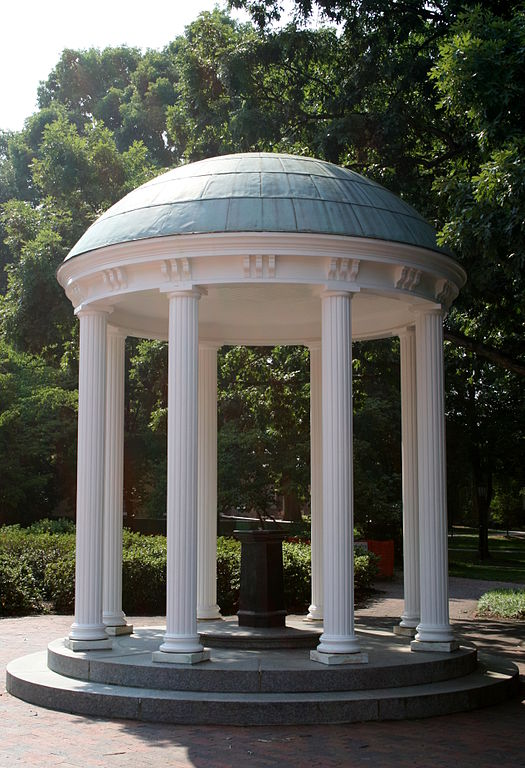
//> input picture assignments/a1/A1_40048235/image_set/oldwell.jpg, 525 x 768 px
$ ./main   (built with g++ and OpenCV 4)
//> lines starting //> are read from the running program, lines starting //| are printed output that depends on the picture
#include <iostream>
#include <opencv2/opencv.hpp>

using namespace std;
using namespace cv;


/**
 * Calculate the difference between two images
 * @param originalImage is the original image
 * @param demosaicImage is the demosaic image
 * @param diffImage is the difference image
 */
void diff(Mat &originalImage, Mat &demosaicImage, Mat &diffImage) {

    originalImage.convertTo(originalImage, CV_32FC3);
    demosaicImage.convertTo(demosaicImage, CV_32FC3);
    diffImage.convertTo(diffImage, CV_32FC3);

    for (int i = 0; i < originalImage.rows; ++i) {
        for (int j = 0; j < originalImage.cols; ++j) {
            Vec3f pixelOriginal = originalImage.at<Vec3f>(i, j);
            Vec3f pixelDemosaic = demosaicImage.at<Vec3f>(i, j);
            Vec3f pixelDiff;
            pixelDiff[0] = sqrt(abs(pixelOriginal[0]*pixelOriginal[0] - pixelDemosaic[0]*pixelDemosaic[0]));
            pixelDiff[1] = sqrt(abs(pixelOriginal[1]*pixelOriginal[1] - pixelDemosaic[1]*pixelDemosaic[1]));
            pixelDiff[2] = sqrt(abs(pixelOriginal[2]*pixelOriginal[2] - pixelDemosaic[2]*pixelDemosaic[2]));
            diffImage.at<Vec3f>(i, j) = pixelDiff;
        }
    }

    originalImage.convertTo(originalImage, CV_8UC3);
    demosaicImage.convertTo(demosaicImage, CV_8UC3);
    diffImage.convertTo(diffImage, CV_8UC3);
}


/**
 * For assignment part one
 * @param originalImage is the original rgb image
 * @param blueImage is the deparatd blue channel image
 * @param greenImage is the separated green channel image
 * @param redImage is the separated red channel image
 */
void partOne(Mat &originalImage, Mat &blueImage, Mat &greenImage, Mat &redImage) {
    Mat demosaicImage;
    // combine three channels to one rgb image
    vector<Mat> rgbImages;
    rgbImages.push_back(blueImage);
    rgbImages.push_back(greenImage);
    rgbImages.push_back(redImage);
    merge(rgbImages, demosaicImage);

    // calculate the square difference
    Mat diffImage = Mat(originalImage.rows, originalImage.cols, 16);
    diff(originalImage, demosaicImage, diffImage);

    // concat images
    Mat concatImage;
    hconcat(originalImage, demosaicImage, concatImage);
    hconcat(concatImage, diffImage, concatImage);

    namedWindow( "Part 1 image", WINDOW_AUTOSIZE );
    imshow("Part 1 image", concatImage);
    imwrite("combined_image_2_p1.jpg", concatImage);
    cout << "p1" << sum(diffImage) << endl;
}


/**
 * part two, do the b-r and g-r first, median filter, then add r back
 * @param originalImage is the original image
 * @param blueImage is the separated blue channel image
 * @param greenImage is the separated green channel image
 * @param redImage is the separated red channel image
 */
void partTwo(Mat &originalImage, Mat &blueImage, Mat &greenImage, Mat &redImage) {
    Mat newB, newG, newR, finalB, finalG, demosaicImage;
    Mat blurB, blurG;
    blueImage.convertTo(newB, CV_32F);
    greenImage.convertTo(newG, CV_32F);
    redImage.convertTo(newR, CV_32F);
    newB -= newR;
    newG -= newR;
    medianBlur(newB, blurB, 5);
    medianBlur(newG, blurG, 5);
    blurB += newR;
    blurG += newR;
    blurB.convertTo(finalB, CV_8U);
    blurG.convertTo(finalG, CV_8U);
    vector<Mat> rgb;
    rgb.push_back(finalB);
    rgb.push_back(finalG);
    rgb.push_back(redImage);
    merge(rgb, demosaicImage);

    // calculate diff
    Mat diffImage = Mat(originalImage.rows, originalImage.cols, 16);
    diff(originalImage, demosaicImage, diffImage);

    // concat images
    Mat concatImage;
    hconcat(originalImage, demosaicImage, concatImage);
    hconcat(concatImage, diffImage, concatImage);

    namedWindow( "Part 2 image", WINDOW_AUTOSIZE );
    imshow("Part 2 image", concatImage);
    imwrite("combined_image_2_p2.jpg", concatImage);
    cout << "p2" << sum(diffImage) << endl;
}


/**
 * Main function
 * @return
 */
int main() {

    // setup the image set path
    String imageDirectory = "image_set/";
    String bayerImageNames[3] = {"crayons_mosaic.bmp", "oldwell_mosaic.bmp", "pencils_mosaic.bmp"};
    String rgbImageNames[3] = {"crayons.jpg", "oldwell.jpg", "pencils.jpg"};
    int testImageIndex = 1; // 0 ~ 2

    // read images
    Mat originalImage = imread(imageDirectory + rgbImageNames[testImageIndex], IMREAD_COLOR);
//> originalImage is the input picture: 768 rows x 525 cols, CV_8UC3; mean B, G, R 85.1, 92.2, 91.5
    Mat bayerImage = imread(imageDirectory + bayerImageNames[testImageIndex], IMREAD_GRAYSCALE);
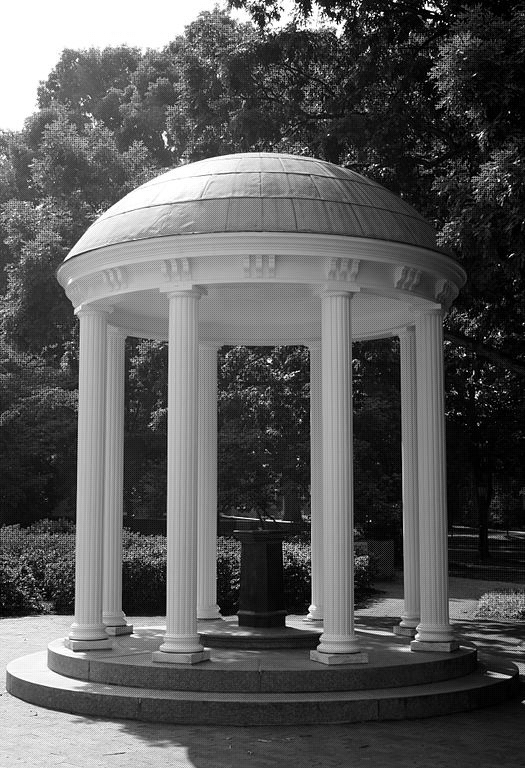
//> input picture assignments/a1/A1_40048235/image_set/oldwell_mosaic.bmp, 525 x 768 px
//> bayerImage is the input picture: 768 rows x 525 cols, CV_8UC1; min 0, max 255, mean 90.1
    if (!originalImage.data || !bayerImage.data) {
        cout << "ERROR: Could not load input image." << endl;
        return -1;
    }

    // separate the b/g/r channels
    Mat partialBlueImage = Mat::zeros(bayerImage.rows, bayerImage.cols, 0);
    for (int i = 0; i < bayerImage.rows; ++i) {
        for (int j = 0; j < bayerImage.cols; ++j) {
            if (0 == i % 2 && 0 == j % 2) {
                partialBlueImage.at<uchar>(i, j) = bayerImage.at<uchar>(i, j);
            }
        }
    }
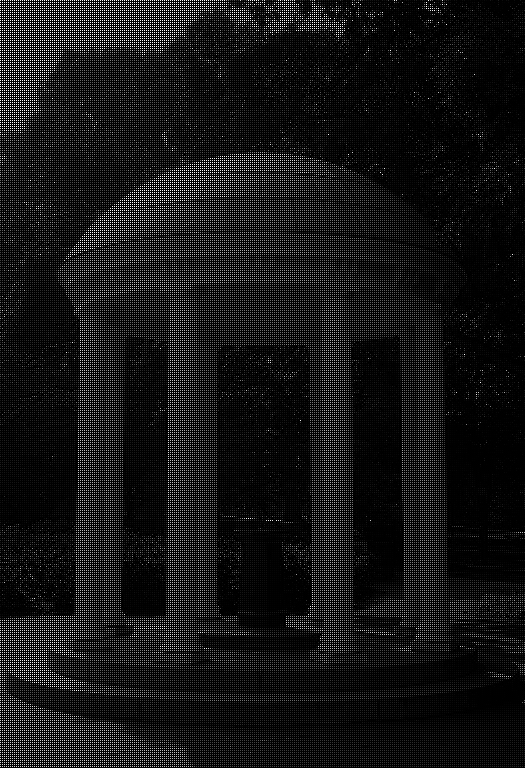
//> partialBlueImage: 768 rows x 525 cols, CV_8UC1; min 0, max 255, mean 21.3
    Mat partialGreenImage = Mat::zeros(bayerImage.rows, bayerImage.cols, 0);
    for (int i = 0; i < bayerImage.rows; ++i) {
        for (int j = 0; j < bayerImage.cols; ++j) {
            if (1 == i % 2 && 1 == j % 2) {
                partialGreenImage.at<uchar>(i, j) = bayerImage.at<uchar>(i, j);
            }
        }
    }
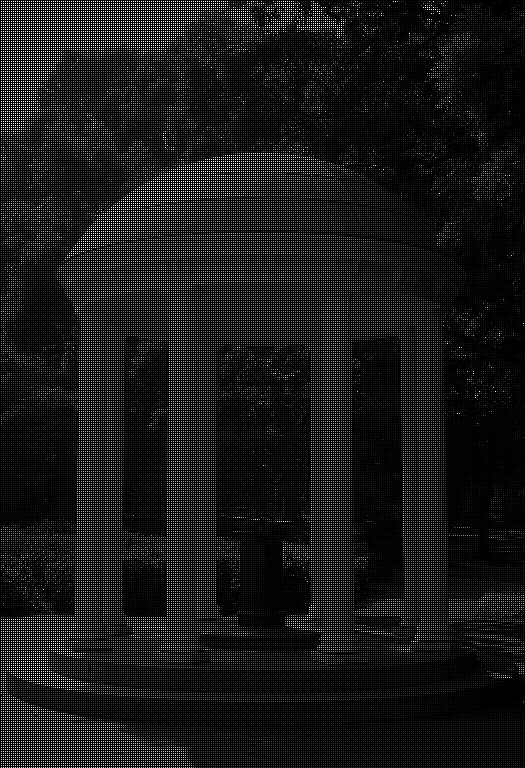
//> partialGreenImage: 768 rows x 525 cols, CV_8UC1; min 0, max 255, mean 23
    Mat partialRedImage = Mat::zeros(bayerImage.rows, bayerImage.cols, 0);
    for (int i = 0; i < bayerImage.rows; ++i) {
        for (int j = 0; j < bayerImage.cols; ++j) {
            if ((0 == i % 2 && 1 == j % 2) || (1 == i % 2 && 0 == j % 2)) {
                partialRedImage.at<uchar>(i, j) = bayerImage.at<uchar>(i, j);
            }
        }
    }
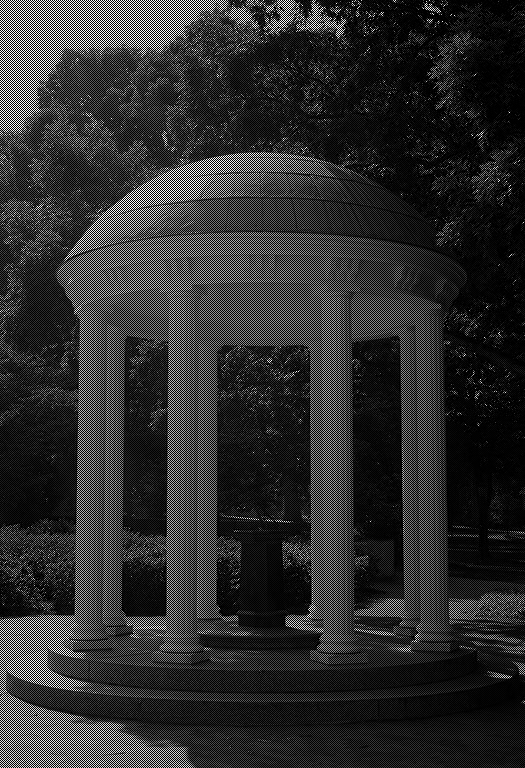
//> partialRedImage: 768 rows x 525 cols, CV_8UC1; min 0, max 255, mean 45.7

    // initialize three kernels
    double blueKernelData[9]  = {1.0/4, 1.0/2, 1.0/4, 1.0/2, 1.0, 1.0/2, 1.0/4, 1.0/2, 1.0/4};
    double greenKernelData[9] = {1.0/4, 1.0/2, 1.0/4, 1.0/2, 1.0, 1.0/2, 1.0/4, 1.0/2, 1.0/4};
    double redKernelData[9]   = {0, 1.0/4, 0, 1.0/4, 1.0, 1.0/4, 0, 1.0/4, 0};

    // generate kernel matrix
    Mat blueKernel  = Mat(3, 3, CV_64F, blueKernelData);
    Mat greenKernel = Mat(3, 3, CV_64F, greenKernelData);
    Mat redKernel   = Mat(3, 3, CV_64F, redKernelData);

    // init relative demosaic images
    Mat demosaicImage, blueImage, greenImage, redImage;
    blueImage  = Mat(bayerImage.rows, bayerImage.cols, 0);
    greenImage = Mat(bayerImage.rows, bayerImage.cols, 0);
    redImage   = Mat(bayerImage.rows, bayerImage.cols, 0);

    // apply kernel to corresponding channel
    filter2D(partialBlueImage,  blueImage,  0, blueKernel,  Point( -1, -1 ), 0, BORDER_DEFAULT);
    filter2D(partialGreenImage, greenImage, 0, greenKernel, Point( -1, -1 ), 0, BORDER_DEFAULT);
    filter2D(partialRedImage,   redImage,   0, redKernel,   Point( -1, -1 ), 0, BORDER_DEFAULT);

    partOne(originalImage, blueImage, greenImage, redImage);
//> in partOne, `hconcat(concatImage, diffImage, concatImage);`:
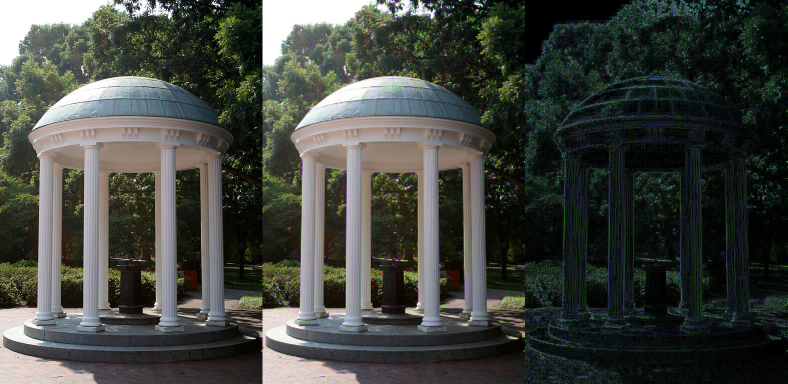
//> concatImage: 768 rows x 1575 cols, CV_8UC3 (shown at 1/2 size); mean B, G, R 63.4, 69.1, 65.6
//| p1[8.17076e+06, 9.09897e+06, 5.52012e+06, 0]
    partTwo(originalImage, blueImage, greenImage, redImage);
//> in partTwo, `medianBlur(newB, blurB, 5);`:
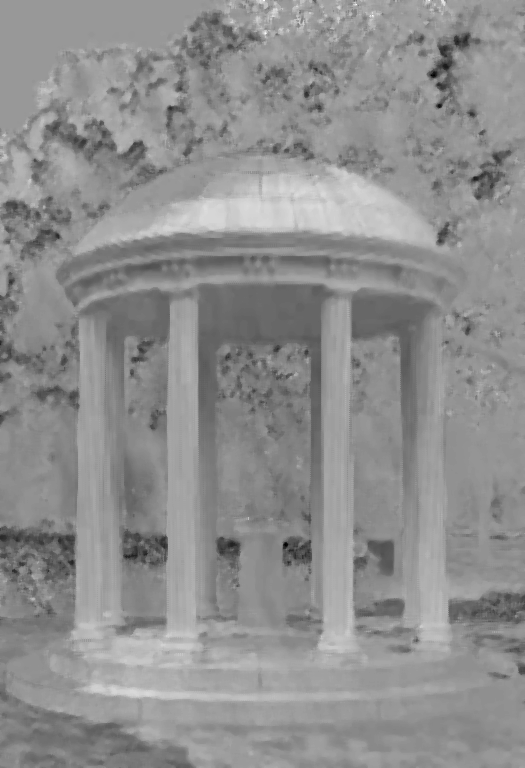
//> blurB: 768 rows x 525 cols, CV_32FC1; min -103, max 69, mean -6.3; drawn with min black and max white
//> after the loop in diff (call 2), `for (int i = 0; i < originalImage.rows; ++i)`:
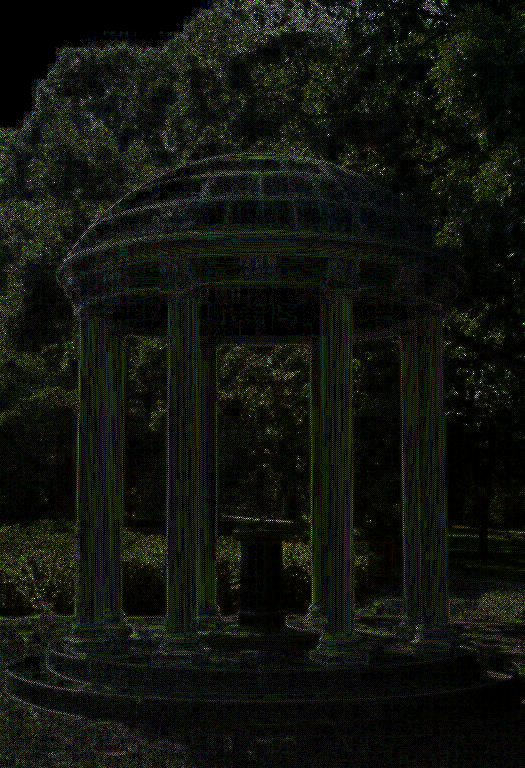
//> diffImage: 768 rows x 525 cols, CV_32FC3; mean B, G, R 20.3, 21.3, 13.7
//| p2[8.19564e+06, 8.60758e+06, 5.52012e+06, 0]

    waitKey(0);

    return 0;
}
